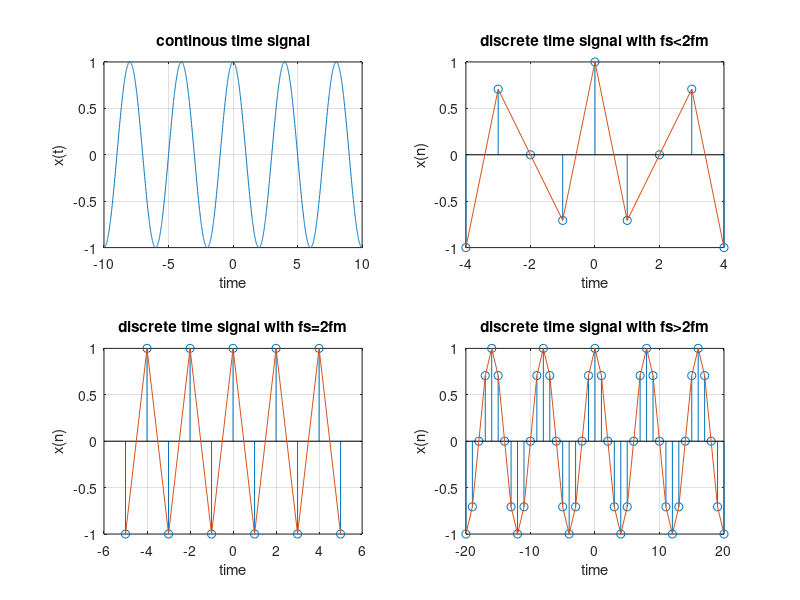

Here is the MATLAB script that generated this plot:
close all;
clear all;
clc

t=-10:.01:10;
T=4;
fm=1/T;
x=cos(2*pi*fm*t); % input signal
subplot(2,2,1);
plot(t,x);
xlabel('time');ylabel('x(t)');title('continous time signal');
grid;
n1=-4:1:4;
fs1=1.6*fm;
fs2=2*fm;
fs3=8*fm;
%discrete time signal with fs<2fm
x1=cos(2*pi*fm/fs1*n1);
subplot(2,2,2);
stem(n1,x1);
xlabel('time');ylabel('x(n)');
title('discrete time signal with fs<2fm');
hold on
subplot(2,2,2);
plot(n1,x1)
 grid;
 %discrete time signal with fs=2fm
 n2=-5:1:5;
 x2=cos(2*pi*fm/fs2*n2);
 subplot(2,2,3);
stem(n2,x2);
xlabel('time');ylabel('x(n)');
title('discrete time signal with fs=2fm');
hold on
subplot(2,2,3);

plot(n2,x2)
%discrete time signal with fs>2fm
 grid;
 n3=-20:1:20;
x3=cos(2*pi*fm/fs3*n3);
subplot(2,2,4);
stem(n3,x3);
xlabel('time');ylabel('x(n)');
title('discrete time signal with fs>2fm');
hold on
subplot(2,2,4);
plot(n3,x3)
 grid;